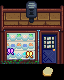

Below is a game level as drawn by its tile map, then a one-line description and the .tmx file that defines it, in full:
An orthogonal 4x5 tile map with 16x16 px tiles, 5 tile layers (Back2, Buildings, Paths, Front, ...), 2 tilesets.

<map version="1.10" tiledversion="1.10.2" orientation="orthogonal" renderorder="right-down" width="4" height="5" tilewidth="16" tileheight="16" infinite="0" nextlayerid="13" nextobjectid="1">
 <tileset firstgid="1" name="spring_MadDog_BearFam_CharityShop" tilewidth="16" tileheight="16" tilecount="20" columns="4">
  <image source="spring_MadDog_BearFam_CharityShop.png" width="64" height="64" />
 </tileset>
 <tileset firstgid="21" name="spring_MadDog_steppingstone" tilewidth="16" tileheight="16" tilecount="2" columns="2">
  <image source="spring_MadDog_steppingstone.png" width="32" height="16" />
 </tileset>
 <layer id="12" name="Back2" width="4" height="5">
  <data encoding="csv">
0,0,0,0,
0,0,0,0,
0,0,0,0,
0,0,0,0,
0,0,21,22
</data>
 </layer>
 <layer id="2" name="Buildings" width="4" height="5">
  <data encoding="csv">
0,0,0,0,
0,0,0,0,
9,10,11,12,
13,14,15,16,
0,0,0,0
</data>
 </layer>
 <layer id="3" name="Paths" width="4" height="5">
  <data encoding="csv">
0,0,0,0,
0,0,0,0,
0,0,0,0,
0,0,0,0,
0,0,0,0
</data>
 </layer>
 <layer id="4" name="Front" width="4" height="5">
  <data encoding="csv">
1,2,3,4,
5,6,7,8,
0,0,0,0,
0,0,0,0,
0,0,0,0
</data>
 </layer>
 <layer id="5" name="AlwaysFront" width="4" height="5">
  <data encoding="csv">
0,0,0,0,
0,0,0,0,
0,0,0,0,
0,0,0,0,
0,0,0,0
</data>
 </layer>
 <objectgroup id="7" name="Buildings" />
 <objectgroup id="8" name="Paths" />
 <objectgroup id="9" name="Front" />
 <objectgroup id="10" name="AlwaysFront" />
</map>
